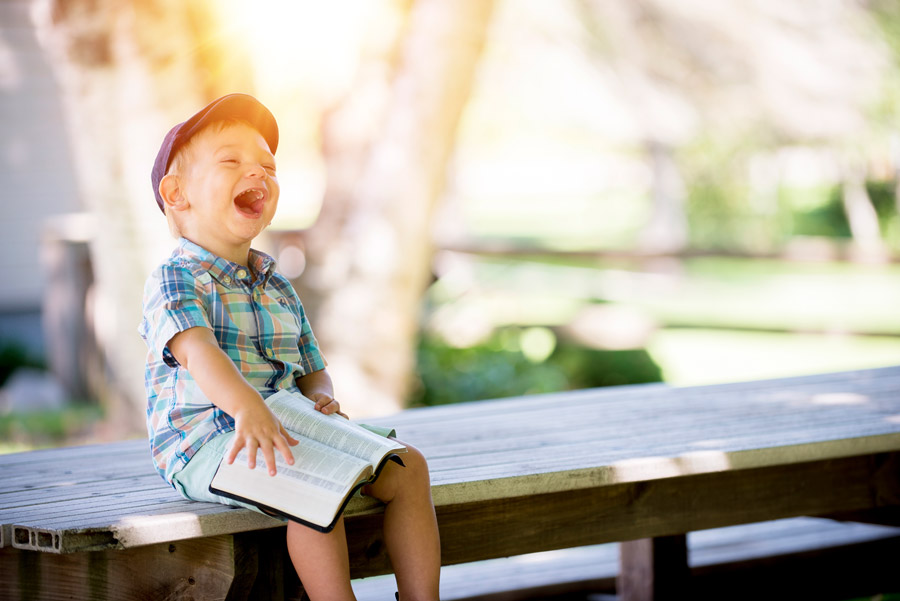
#> input picture sample_data/sample_jpg.jpg, 900 x 601 px
$ jupyter execute '画像から指定したアスペクト比を最大サイズで中心から切り抜く.ipynb'   (shell and % lines are left out)
#> lines starting #> are read from the running program, lines starting #| are printed output that depends on the picture
[cell 1]

import matplotlib.pyplot as plt
import cv2
import numpy as np
from mpl_toolkits.axes_grid1 import ImageGrid

def show_img(img, dpi=150, title=None):
    fig, ax = plt.subplots(nrows=1, ncols=1, dpi=dpi)
    ax.set_title( title, fontsize=16, color='black')
    ax.axis('off')
    ax.imshow(cv2.cvtColor(img, cv2.COLOR_BGR2RGB))
    return fig, ax

[cell 2]
def calc_max_cropSize(img_shape:tuple, crop_aspect:tuple):
    img_height, img_width = img_shape[:2]
    aspect_height, aspect_width = crop_aspect[:2]
    crop_height, crop_width = None, None

    # 切り取りサイズが縦長の場合
    if aspect_height >= aspect_width:
        crop_height = int(img_height)
        crop_width  = int((img_height/aspect_height)*aspect_width)

    # 切り取りサイズが横長の場合
    else:
        crop_width  = int(img_width)
        crop_height = int(img_width*(aspect_height/aspect_width))

    crop_shape = (crop_height, crop_width)
    center_pt = (int(img_width/2), int(img_height/2))

    return crop_shape, center_pt

def calc_crop_pt(img:np.ndarray, center_pt:tuple, crop_shape:tuple):
    pt1 = (int(center_pt[0]-(crop_shape[1]/2)), 0)
    pt2 = (int(pt1[0]+crop_shape[1]), crop_shape[0])
    return (pt1, pt2)

def image_crop(img:np.ndarray, pt1, pt2):

    # check
    if (pt1[0] > pt2[0]) or (pt1[1] > pt2[1]):
        raise Exception("pt2 must be large value than pt1.")
    if pt1[0] < 0 or pt1[1] < 0:
        raise Exception("pt1 is invalid value.")
    if pt2[0] > img.shape[1] or pt2[1] > img.shape[0]:
        raise Exception("pt2 is invalid value.")

    return img[pt1[1]:pt2[1], pt1[0]:pt2[0]]

[cell 3]
def draw_crop_range(img, center_pt, pt1, pt2):
    cv2.circle(img,
           center=center_pt,
           radius=20,
           color=(0, 0, 255),
           thickness=-1,
           lineType=cv2.LINE_4,
           shift=0)

    cv2.rectangle(img,
            pt1=pt1,
            pt2=pt2,
            color=(0, 0, 255),
            thickness=4,
            lineType=cv2.LINE_4,
            shift=0)

    return img

img_path = "../../sample_data/sample_jpg.jpg"
img = cv2.imread(img_path)
#> img is the input picture: shape (601, 900, 3); mean B, G, R 167.5, 179.5, 185.6
show_img(img)

crop_shape, center_pt = calc_max_cropSize(img.shape[:2], crop_aspect=(3, 3))
#> crop_shape = (601, 601); center_pt = (450, 300)
pt1, pt2 = calc_crop_pt(img, center_pt, crop_shape)
#> pt1 = (149, 0); pt2 = (750, 601)

show_img(draw_crop_range(img, center_pt, pt1, pt2))
#> in draw_crop_range, `cv2.rectangle(img, pt1=pt1, pt2=pt2, color=(0, 0, 255), thickness=4, l..`:
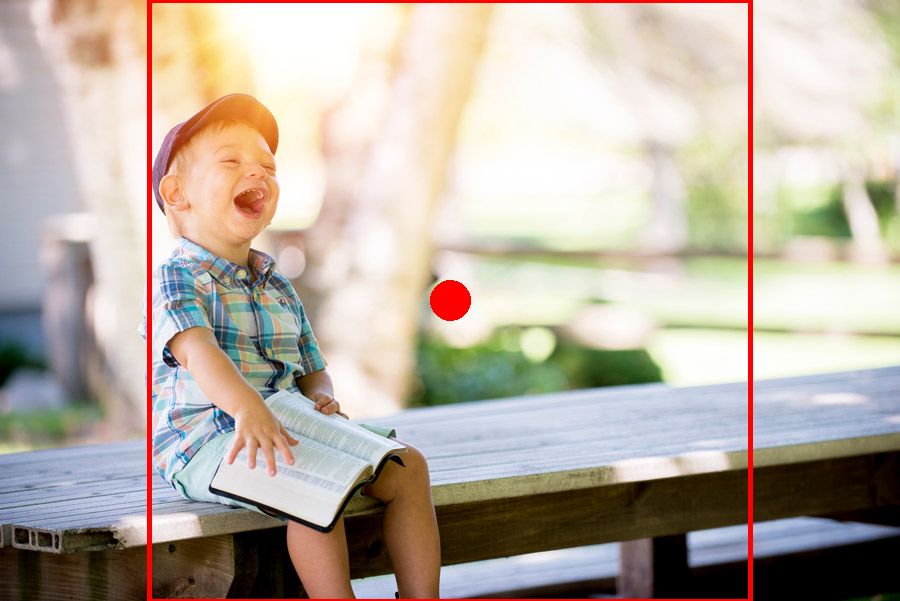
#> img: shape (601, 900, 3); mean B, G, R 164.1, 175.9, 186.8
